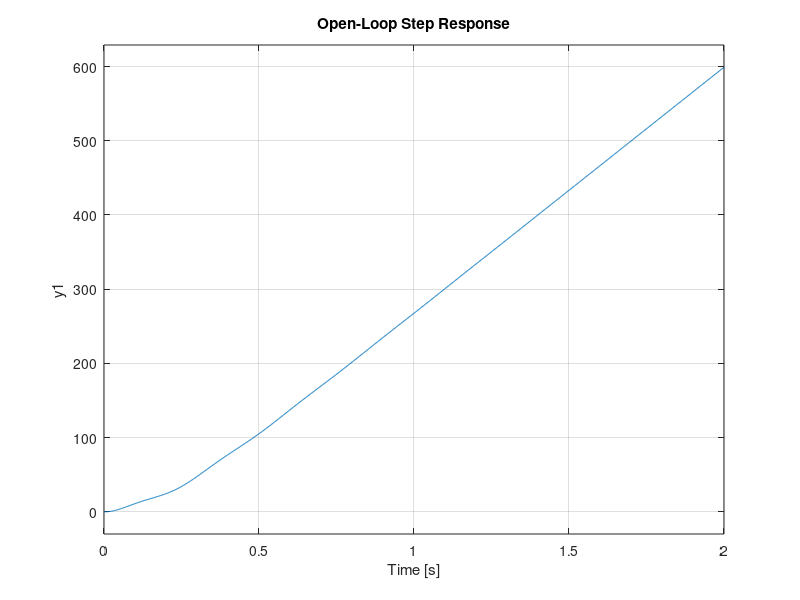

This chart was generated by the following MATLAB code: (Note: this script raises an error after producing the figure.)
clc;
clear;
close all;

% Define the plant transfer function G(s)
num = [3.223e-08, 2.979e-08, 8.086e-06];
den = [3.6e-14, 7.974e-12, 1.166e-10, 4.817e-09, 2.438e-08, 0];
G = tf(num, den);

% Display the open-loop step response
figure;
step(G);
title('Open-Loop Step Response');
grid on;

% PID Controller Design
Kp = 0.26;  % Proportional gain (tuned experimentally)
Ki = 0.18;    % Integral gain (eliminates steady-state error)
Kd = 0.015;    % Derivative gain (reduces overshoot)

C = pid(Kp, Ki, Kd);

% Closed-loop system with PID controller
T = feedback(C * G, 1);

% Step response of the closed-loop system
%figure;
%step(T);
%title('Closed-Loop Step Response with PID Controller');
%grid on;
stepinfo(T)
%{
 
% Performance Analysis
info = stepinfo(T);
fprintf('Settling Time: %.4f sec\n', info.SettlingTime);
fprintf('Overshoot: %.2f%%\n', info.Overshoot);

% Control effort analysis (Check saturation limit)
t = 0:0.0001:0.05;  % Simulation time
[y, t, u] = lsim(C * (1 - T), ones(size(t)), t);  % Control signal

figure;
plot(t, u);
title('Control Effort');
xlabel('Time (s)');
ylabel('Voltage (V)');
grid on;
hold on;
yline(5, 'r--', 'Saturation Limit (+5V)');
yline(-5, 'r--', 'Saturation Limit (-5V)');
hold off;

% Check if control effort exceeds ±5V
if max(abs(u)) > 5
    disp('Warning: Control effort exceeds saturation limit (±5V). Consider retuning the PID gains.');
end 
%}

